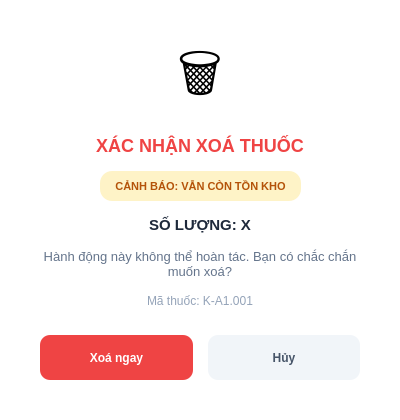
<?xml version="1.0" encoding="UTF-8"?>
<ui version="4.0">
 <class>dlg_confirm_delete</class>
 <widget class="QDialog" name="dlg_confirm_delete">
  <property name="geometry">
   <rect>
    <x>0</x>
    <y>0</y>
    <width>400</width>
    <height>420</height>
   </rect>
  </property>
  <property name="windowTitle">
   <string>Xác nhận xóa</string>
  </property>
  <property name="styleSheet">
   <string notr="true">
    QDialog { background-color: rgba(0, 0, 0, 0); }
   </string>
  </property>
  <layout class="QVBoxLayout" name="main_layout">
   <property name="spacing">
    <number>0</number>
   </property>
   <property name="leftMargin">
    <number>10</number>
   </property>
   <property name="topMargin">
    <number>10</number>
   </property>
   <property name="rightMargin">
    <number>10</number>
   </property>
   <property name="bottomMargin">
    <number>10</number>
   </property>
   <item>
    <widget class="QFrame" name="container_frame">
     <property name="styleSheet">
      <string notr="true">
       QFrame#container_frame {
       background-color: #FFFFFF;
       border-radius: 30px;
       border: 2px solid #E2E8F0; /* Thêm viền màu xám nhạt để tách nền */
   }

   /* Đảm bảo các widget con bên trong không bị dính cái viền 2px của cha */
   QLabel, QPushButton, QFrame#container_frame > * {
       border: none;
   }
      </string>
     </property>
     <layout class="QVBoxLayout" name="content_layout">
      <property name="spacing">
       <number>15</number>
      </property>
      <property name="leftMargin">
       <number>30</number>
      </property>
      <property name="topMargin">
       <number>30</number>
      </property>
      <property name="rightMargin">
       <number>30</number>
      </property>
      <property name="bottomMargin">
       <number>30</number>
      </property>
      <item>
       <widget class="QLabel" name="lbl_icon">
        <property name="minimumSize">
         <size>
          <width>100</width>
          <height>80</height>
         </size>
        </property>
        <property name="text">
         <string>🗑️</string>
        </property>
        <property name="styleSheet">
         <string notr="true">font-size: 50px;</string>
        </property>
        <property name="alignment">
         <set>Qt::AlignCenter</set>
        </property>
       </widget>
      </item>
      <item>
       <widget class="QLabel" name="lbl_title">
        <property name="text">
         <string>XÁC NHẬN XOÁ THUỐC</string>
        </property>
        <property name="styleSheet">
         <string notr="true">color: #EF4444; font-weight: bold; font-size: 18px;</string>
        </property>
        <property name="alignment">
         <set>Qt::AlignCenter</set>
        </property>
       </widget>
      </item>
      <item>
       <layout class="QHBoxLayout" name="layout_badge">
        <item>
         <spacer name="s1">
          <property name="orientation">
           <enum>Qt::Horizontal</enum>
          </property>
          <property name="sizeHint" stdset="0">
           <size>
            <width>40</width>
            <height>20</height>
           </size>
          </property>
         </spacer>
        </item>
        <item>
         <widget class="QLabel" name="lbl_warning">
          <property name="minimumSize">
           <size>
            <width>180</width>
            <height>30</height>
           </size>
          </property>
          <property name="text">
           <string>CẢNH BÁO: VẪN CÒN TỒN KHO</string>
          </property>
          <property name="styleSheet">
           <string notr="true">background-color: #FEF3C7; color: #B45309; border-radius: 12px; padding: 0 15px; font-weight: bold; font-size: 11px;</string>
          </property>
          <property name="alignment">
           <set>Qt::AlignCenter</set>
          </property>
         </widget>
        </item>
        <item>
         <spacer name="s2">
          <property name="orientation">
           <enum>Qt::Horizontal</enum>
          </property>
          <property name="sizeHint" stdset="0">
           <size>
            <width>40</width>
            <height>20</height>
           </size>
          </property>
         </spacer>
        </item>
       </layout>
      </item>
      <item>
       <widget class="QLabel" name="lbl_qty">
        <property name="text">
         <string>SỐ LƯỢNG: X</string>
        </property>
        <property name="styleSheet">
         <string notr="true">color: #1E293B; font-weight: bold; font-size: 15px;</string>
        </property>
        <property name="alignment">
         <set>Qt::AlignCenter</set>
        </property>
       </widget>
      </item>
      <item>
       <widget class="QLabel" name="lbl_desc">
        <property name="text">
         <string>Hành động này không thể hoàn tác. Bạn có chắc chắn muốn xoá?</string>
        </property>
        <property name="styleSheet">
         <string notr="true">color: #64748B; font-size: 13px;</string>
        </property>
        <property name="alignment">
         <set>Qt::AlignCenter</set>
        </property>
        <property name="wordWrap">
         <bool>true</bool>
        </property>
       </widget>
      </item>
      <item>
       <widget class="QLabel" name="lbl_code">
        <property name="text">
         <string>Mã thuốc: K-A1.001</string>
        </property>
        <property name="styleSheet">
         <string notr="true">color: #94A3B8; font-size: 12px;</string>
        </property>
        <property name="alignment">
         <set>Qt::AlignCenter</set>
        </property>
       </widget>
      </item>
      <item>
       <spacer name="v_spacer">
        <property name="orientation">
         <enum>Qt::Vertical</enum>
        </property>
        <property name="sizeHint" stdset="0">
         <size>
          <width>20</width>
          <height>40</height>
         </size>
        </property>
       </spacer>
      </item>
      <item>
       <layout class="QHBoxLayout" name="layout_btns">
        <property name="spacing">
         <number>15</number>
        </property>
        <item>
         <widget class="QPushButton" name="btn_delete">
          <property name="minimumSize">
           <size>
            <width>120</width>
            <height>45</height>
           </size>
          </property>
          <property name="text">
           <string>Xoá ngay</string>
          </property>
          <property name="styleSheet">
           <string notr="true">background-color: #EF4444; color: white; border-radius: 10px; font-weight: bold;</string>
          </property>
         </widget>
        </item>
        <item>
         <widget class="QPushButton" name="btn_cancel">
          <property name="minimumSize">
           <size>
            <width>120</width>
            <height>45</height>
           </size>
          </property>
          <property name="text">
           <string>Hủy</string>
          </property>
          <property name="styleSheet">
           <string notr="true">background-color: #F1F5F9; color: #475569; border-radius: 10px; font-weight: bold;</string>
          </property>
         </widget>
        </item>
       </layout>
      </item>
     </layout>
    </widget>
   </item>
  </layout>
 </widget>
</ui>
